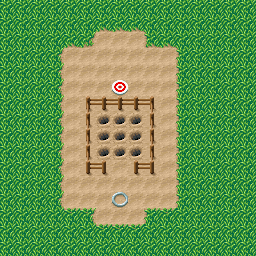

Below is a game level as drawn by its tile map, then a one-line description and the .tmx file that defines it, in full:
An orthogonal 16x16 tile map with 16x16 px tiles, 3 tile layers (Grass, Ground, Wall), 2 tilesets and 11 objects (9x Carrot, player-start, Finish).

<map version="1.10" tiledversion="1.10.2" orientation="orthogonal" renderorder="right-down" width="16" height="16" tilewidth="16" tileheight="16" infinite="0" nextlayerid="37" nextobjectid="45">
 <properties>
  <property name="excalibur" type="bool" value="true" />
 </properties>
 <tileset firstgid="1" name="tileset" tilewidth="16" tileheight="16" tilecount="48" columns="8">
  <image source="1level.png" width="128" height="96" />
 </tileset>
 <tileset firstgid="49" name="tile_finish" tilewidth="16" tileheight="16" tilecount="4" columns="4">
  <image source="tile_finish.png" width="64" height="16" />
  <tile id="0">
   <animation>
    <frame tileid="0" duration="90" />
    <frame tileid="1" duration="90" />
    <frame tileid="2" duration="90" />
    <frame tileid="3" duration="90" />
   </animation>
  </tile>
 </tileset>
 <layer id="34" name="Grass" width="16" height="16">
  <data encoding="csv">
1,1,1,1,1,1,1,1,1,1,1,1,1,1,1,1,
1,1,1,1,1,1,0,0,0,1,1,1,1,1,1,1,
1,1,1,1,0,0,0,0,0,0,0,1,1,1,1,1,
1,1,1,0,0,0,0,0,0,0,0,0,1,1,1,1,
1,1,1,0,0,0,0,0,0,0,0,0,1,1,1,1,
1,1,1,0,0,0,0,0,0,0,0,0,1,1,1,1,
1,1,1,0,0,0,0,0,0,0,0,0,1,1,1,1,
1,1,1,0,0,0,0,0,0,0,0,0,1,1,1,1,
1,1,1,0,0,0,0,0,0,0,0,0,1,1,1,1,
1,1,1,0,0,0,0,0,0,0,0,0,1,1,1,1,
1,1,1,0,0,0,0,0,0,0,0,0,1,1,1,1,
1,1,1,0,0,0,0,0,0,0,0,0,1,1,1,1,
1,1,1,0,0,0,0,0,0,0,0,0,1,1,1,1,
1,1,1,1,0,0,0,0,0,0,0,1,1,1,1,1,
1,1,1,1,1,1,0,0,0,1,1,1,1,1,1,1,
1,1,1,1,1,1,1,1,1,1,1,1,1,1,1,1
</data>
 </layer>
 <layer id="8" name="Ground" width="16" height="16">
  <data encoding="csv">
0,0,0,0,0,0,0,0,0,0,0,0,0,0,0,0,
0,0,0,0,0,0,0,0,0,0,0,0,0,0,0,0,
0,0,0,0,0,0,19,19,19,0,0,0,0,0,0,0,
0,0,0,0,19,19,19,19,19,19,19,0,0,0,0,0,
0,0,0,0,19,19,19,19,19,19,19,0,0,0,0,0,
0,0,0,0,19,19,19,49,19,19,19,0,0,0,0,0,
0,0,0,0,19,0,0,0,0,0,19,0,0,0,0,0,
0,0,0,0,19,0,21,21,21,0,19,0,0,0,0,0,
0,0,0,0,19,0,21,21,21,0,19,0,0,0,0,0,
0,0,0,0,19,0,21,21,21,0,19,0,0,0,0,0,
0,0,0,0,19,0,0,19,0,0,19,0,0,0,0,0,
0,0,0,0,19,19,19,19,19,19,19,0,0,0,0,0,
0,0,0,0,19,19,19,22,19,19,19,0,0,0,0,0,
0,0,0,0,0,0,19,19,19,0,0,0,0,0,0,0,
0,0,0,0,0,0,0,0,0,0,0,0,0,0,0,0,
0,0,0,0,0,0,0,0,0,0,0,0,0,0,0,0
</data>
 </layer>
 <layer id="2" name="Wall" width="16" height="16">
  <data encoding="csv">
0,0,0,0,0,0,0,0,0,0,0,0,0,0,0,0,
0,0,0,0,0,0,4,4,4,0,0,0,0,0,0,0,
0,0,0,0,4,6,0,0,0,7,4,0,0,0,0,0,
0,0,0,2,0,0,0,0,0,0,0,3,0,0,0,0,
0,0,0,2,0,0,0,0,0,0,0,3,0,0,0,0,
0,0,0,2,0,0,0,0,0,0,0,3,0,0,0,0,
0,0,0,2,0,15,13,13,13,16,0,3,0,0,0,0,
0,0,0,2,0,14,0,0,0,14,0,3,0,0,0,0,
0,0,0,2,0,14,0,0,0,14,0,3,0,0,0,0,
0,0,0,2,0,14,0,0,0,14,0,3,0,0,0,0,
0,0,0,2,0,17,18,0,17,18,0,3,0,0,0,0,
0,0,0,2,0,0,0,0,0,0,0,3,0,0,0,0,
0,0,0,2,0,0,0,0,0,0,0,3,0,0,0,0,
0,0,0,0,5,9,0,0,0,8,5,0,0,0,0,0,
0,0,0,0,0,0,5,5,5,0,0,0,0,0,0,0,
0,0,0,0,0,0,0,0,0,0,0,0,0,0,0,0
</data>
 </layer>
 <objectgroup id="12" name="Camera" locked="1">
  <properties>
   <property name="excalibur" type="bool" value="true" />
  </properties>
  <object id="8" name="player-start" type="player-start" x="120" y="200">
   <point />
  </object>
 </objectgroup>
 <objectgroup id="29" name="Carrots" locked="1">
  <properties>
   <property name="excalibur" type="bool" value="true" />
  </properties>
  <object id="10" name="Carrot" type="Carrot" gid="20" x="96" y="128" width="16" height="16">
   <properties>
    <property name="CollisionType" value="Passive" />
   </properties>
  </object>
  <object id="11" name="Carrot" type="Carrot" gid="20" x="112" y="128" width="16" height="16">
   <properties>
    <property name="CollisionType" value="Passive" />
   </properties>
  </object>
  <object id="12" name="Carrot" type="Carrot" gid="20" x="128" y="128" width="16" height="16">
   <properties>
    <property name="CollisionType" value="Passive" />
   </properties>
  </object>
  <object id="13" name="Carrot" type="Carrot" gid="20" x="128" y="144" width="16" height="16">
   <properties>
    <property name="CollisionType" value="Passive" />
   </properties>
  </object>
  <object id="14" name="Carrot" type="Carrot" gid="20" x="112" y="144" width="16" height="16">
   <properties>
    <property name="CollisionType" value="Passive" />
   </properties>
  </object>
  <object id="15" name="Carrot" type="Carrot" gid="20" x="96" y="144" width="16" height="16">
   <properties>
    <property name="CollisionType" value="Passive" />
   </properties>
  </object>
  <object id="16" name="Carrot" type="Carrot" gid="20" x="96" y="160" width="16" height="16">
   <properties>
    <property name="CollisionType" value="Passive" />
   </properties>
  </object>
  <object id="17" name="Carrot" type="Carrot" gid="20" x="112" y="160" width="16" height="16">
   <properties>
    <property name="CollisionType" value="Passive" />
   </properties>
  </object>
  <object id="18" name="Carrot" type="Carrot" gid="20" x="128" y="160" width="16" height="16">
   <properties>
    <property name="CollisionType" value="Passive" />
   </properties>
  </object>
 </objectgroup>
 <objectgroup id="33" name="Finish">
  <properties>
   <property name="excalibur" type="bool" value="true" />
  </properties>
  <object id="43" name="Finish" type="Finish" gid="45" x="112" y="96" width="16" height="16">
   <properties>
    <property name="CollisionType" value="Passive" />
   </properties>
  </object>
 </objectgroup>
</map>
